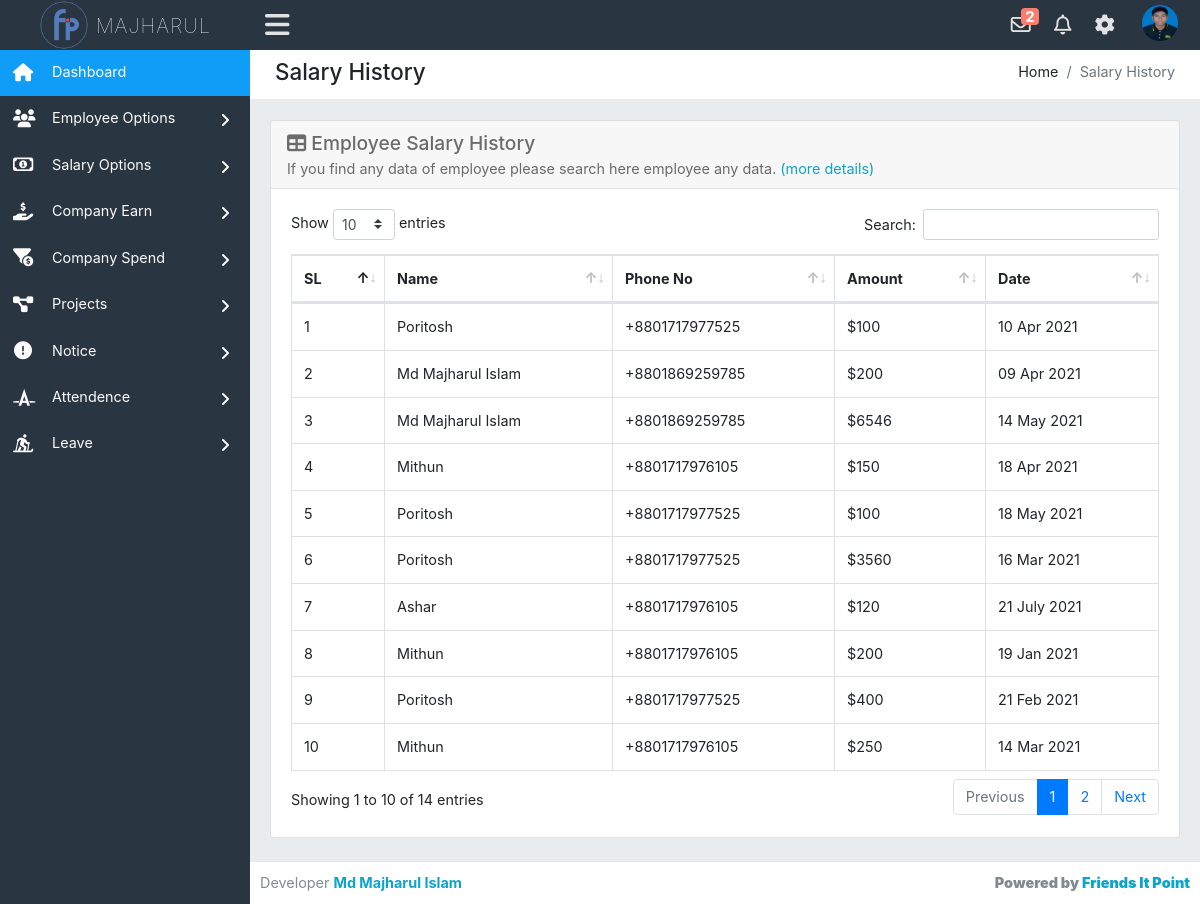
/admin/salaryHistory.php (signed in), run on the app's committed database.
### tables this page shows
CREATE TABLE `empsalary` (
  `salaryid` int(100) NOT NULL,
  `emp_id` int(100) NOT NULL,
  `amount` int(50) NOT NULL,
  `send_date` varchar(40) NOT NULL,
  `currentdate` varchar(25) NOT NULL
);

CREATE TABLE `employee_info` (
  `id` int(11) NOT NULL,
  `employee_id` int(50) NOT NULL,
  `emp_fullname` varchar(100) NOT NULL,
  `emp_mail` varchar(50) NOT NULL,
  `emp_phone` int(20) NOT NULL,
  `emp_designation` varchar(50) NOT NULL,
  `emp_salary` varchar(50) NOT NULL,
  `emp_address` varchar(100) NOT NULL,
  `emp_password` varchar(150) NOT NULL,
  `emp_bio` varchar(1000) NOT NULL,
  `profile_pic` varchar(50) NOT NULL,
  `register_timedate` timestamp NOT NULL DEFAULT current_timestamp(),
  `total_salary` varchar(100) NOT NULL
);

### admin/salaryHistory.php (the view, shortened to what this page needs)
<?php require_once('header.php'); ?>
<div class="row">
    <div class="col-xl-12">
        <div class="breadcrumb-holder">
            <h1 class="main-title float-left">Salary History</h1>
            <ol class="breadcrumb float-right">
                <li class="breadcrumb-item">Home</li>
                <li class="breadcrumb-item active">Salary History</li>
            </ol>
            <div class="clearfix"></div>
        </div>
    </div>
</div>
<div class="row">
    <div class="col-xs-12 col-sm-12 col-md-12 col-lg-12 col-xl-12">
        <div class="card mb-3">
            <div class="card-header">
                <h3><i class="fas fa-table"></i> Employee Salary History</h3>
               	If you find any data of employee please search here employee any data.
                <a target="_blank" href="emAll.php">(more details)</a>
            </div>
            <div class="card-body">
                <div class="table-responsive">
                    <div id="dataTable_wrapper" class="dataTables_wrapper dt-bootstrap4 no-footer">
                    	<div class="row">
                    		<div class="col-sm-12">
                    			<table id="dataTable" class="table table-bordered table-hover display dataTable no-footer" style="width: 100%;" role="grid" aria-describedby="dataTable_info">
                        			<thead>
			                            <tr role="row">
			                            	<th class="sorting_asc" tabindex="0" aria-controls="dataTable" rowspan="1" colspan="1" aria-sort="ascending">SL
			                            	</th>
			                            	<th class="sorting" tabindex="0" aria-controls="dataTable" rowspan="1" colspan="1">Name
			                            	</th>
			                            	<th class="sorting" tabindex="0" aria-controls="dataTable" rowspan="1" colspan="1">Phone No
			                            	</th>
			                            	<th class="sorting" tabindex="0" aria-controls="dataTable" rowspan="1" colspan="1">Amount
			                            	</th>
			                            	<th class="sorting" tabindex="0" aria-controls="dataTable" rowspan="1" colspan="1">Date
			                            	</th>
			                            </tr>
                        			</thead>
                    				<tbody>
				                    	<?php
					                        $salaryH = $pdo->prepare('SELECT * FROM empsalary');
					                        $salaryH->execute();
					                        $result = $salaryH->fetchAll(PDO::FETCH_ASSOC);
					                        $sl = 1;
					                        foreach ($result as $salaries) :
                     					?>
					                    <tr>
					                      <td><?php echo $sl;$sl++; ?></td>
					                      <?php
					                        $stm = $pdo->prepare('SELECT * FROM employee_info');
					                        $stm->execute();
					                        $allem = $stm->fetchAll(PDO::FETCH_ASSOC);
					                        foreach($allem as $row) :
					                          if($salaries['emp_id'] == $row['id']) :
					                      ?>
					                        <td><?php echo $row['emp_fullname']; ?></td>
					                        <td>+880<?php echo $row['emp_phone']; ?></td>
					                      <?php endif; endforeach; ?>
					                      <td>$<?php echo $salaries['amount'] ?></td>
					                      <td>
					                          <?php
					                              $send_date = $salaries['send_date'];
					                              $day = substr($send_date,8,2);
					                              $month = substr($send_date,5,2);
					                              $year = substr($send_date,0,4);
					                              if($month == '01') { $month = 'Jan';}
					                              if($month == '02') { $month = 'Feb';}
					                              if($month == '03') { $month = 'Mar';}
					                              if($month == '04') { $month = 'Apr';}
					                              if($month == '05') { $month = 'May';}
					                              if($month == '07') { $month = 'July';}
					                              if($month == '08') { $month = 'Aug';}
					                              if($month == '12') { $month = 'Dec';}
					                              echo $day." ".$month." ".$year;
					                           ?>
					                      </td>
					                    </tr>
					                  <?php endforeach; ?>
				                    </tbody>
				                </table>
				            </div>
				        </div>
        			</div>
                </div>
            </div>
        </div>
    </div>
</div>
<?php require_once('footer.php'); ?>

### admin/header.php (shortened to what this page needs)
<?php require_once('../config.php'); ?>
<!DOCTYPE html>
<html lang="en">
<head>
    <link href="../assets/css/bootstrap.min.css" rel="stylesheet" type="text/css" />
    <link href="../assets/font-awesome/css/all.css" rel="stylesheet" type="text/css" />
    <link rel="stylesheet" href="../fancybox-master/dist/jquery.fancybox.min.css">
    <link rel="stylesheet" href="../livedatetime/clock.css">
    <link rel="stylesheet" href="../livedatetime/calendar.css">
    <link href='https://netdna.bootstrapcdn.com/font-awesome/3.2.1/css/font-awesome.css' rel='stylesheet' type='text/css'>
    <link rel="stylesheet" type="text/css" href="../assets/css/dataTables.bootstrap.min.css" />
    <link rel="stylesheet" type="text/css" href="../assets/plugins/datatables/datatables.min.css" />
    <link href="../assets/css/style.css" rel="stylesheet" type="text/css" />
</head>
<body class="adminbody">
    <div id="main">
        <div class="headerbar">
            <?php
                $stm = $pdo->prepare('SELECT * FROM admin_info WHERE admin_id=?');
                $stm->execute(array($_SESSION['logged_in']));
                $rslt = $stm->fetchAll(PDO::FETCH_ASSOC);
                foreach($rslt as $row) :
            ?>
            <div class="headerbar-left">
                <a href="index.php" class="logo">
                    <img alt="Logo" src="../assets/images/logo.png" />
                    <span><?php echo $row['admin_name']; ?></span>
                </a>
            </div>
            <nav class="navbar-custom">
                <ul class="list-inline float-right mb-0">
                    <li class="list-inline-item dropdown notif">
                        <a class="nav-link dropdown-toggle arrow-none" data-toggle="dropdown" href="#" aria-haspopup="false" aria-expanded="false">
                            <i class="far fa-envelope"></i>
                            <?php
                                $notify_s = $pdo->prepare('SELECT * FROM notification WHERE type=? AND status=? ORDER BY date DESC');
                                $notify_s->execute(array('salary','unread'));
                                $notify_result = $notify_s->fetchAll(PDO::FETCH_ASSOC);
                                if(count($notify_result) > 0 ) :
                             ?>
                            <span class="mycounter"><?php echo count($notify_result); ?></span>
                            <?php endif; ?>
                        </a>
                    </li>
                    <li class="list-inline-item dropdown notif">
                        <a class="nav-link dropdown-toggle arrow-none" data-toggle="dropdown" href="#" aria-haspopup="false" aria-expanded="false">
                            <i class="far fa-bell"></i>
                        </a>
                    </li>
                    <li class="list-inline-item dropdown notif">
                        <a class="nav-link dropdown-toggle arrow-none" data-toggle="dropdown" href="#" aria-haspopup="false" aria-expanded="false">
                            <i class="fas fa-cog"></i>
                        </a>
                    </li>
                    <li class="list-inline-item dropdown notif">
                        <a class="nav-link dropdown-toggle nav-user" data-toggle="dropdown" href="#" aria-haspopup="false" aria-expanded="false">
                            <?php if($row['admin_pic'] != 'avatar') : ?>
                            <img src="../uploads/<?php echo $row['admin_pic']; ?>" alt="Profile image" class="avatar-rounded">
                            <?php else : ?>
                            <img src="../assets/images/avatars/admin.png" alt="Profile image" class="avatar-rounded">
                        </a>
                        <?php endif; endforeach; ?>
                    </li>
                </ul>
                <ul class="list-inline menu-left mb-0">
                    <li class="float-left">
                        <button class="button-menu-mobile open-left">
                            <i class="fas fa-bars"></i>
                        </button>
                    </li>
                </ul>
            </nav>
        </div>
        <div class="left main-sidebar">
            <div class="sidebar-inner leftscroll">
                <div id="sidebar-menu">
                    <ul>
                        <li class="submenu">
                            <a class="active" href="index.php">
                                <i class="fas fa-home"></i>
                                <span> Dashboard </span>
                            </a>
                        </li>
                        <li class="submenu">
                            <a id="tables" href="#">
                                <i class="fas fa-users"></i>
                                <span> Employee Options </span>
                                <span class="menu-arrow"></span>
                            </a>
                        </li>
                        <li class="submenu">
                            <a id="tables" href="#">
                                <i class="far fa-money-bill-alt"></i>
                                <span> Salary Options </span>
                                <span class="menu-arrow"></span>
                            </a>
                        </li>
                        <li class="submenu">
                            <a id="tables" href="#">
                                <i class="fas fa-hand-holding-usd"></i>
                                <span> Company Earn </span>
                                <span class="menu-arrow"></span>
                            </a>
                        </li>
                        <li class="submenu">
                            <a id="tables" href="#">
                                <i class="fas fa-funnel-dollar"></i>
                                <span> Company Spend </span>
                                <span class="menu-arrow"></span>
                            </a>
                        </li>
                        <li class="submenu">
                            <a id="tables" href="#">
                                <i class="fas fa-project-diagram"></i>
                                <span> Projects </span>
                                <span class="menu-arrow"></span>
                            </a>
                        </li>
                        <li class="submenu">
                            <a id="tables" href="#">
                                <i class="fas fa-exclamation-circle"></i>
                                <span> Notice </span>
                                <span class="menu-arrow"></span>
                            </a>
                        </li>
                        <li class="submenu">
                            <a id="tables" href="#">
                                <i class="fab fa-autoprefixer"></i>
                                <span> Attendence </span>
                                <span class="menu-arrow"></span>
                            </a>
                        </li>
                        <li class="submenu">
                            <a id="tables" href="#">
                                <i class="fas fa-skiing-nordic"></i>
                                <span> Leave </span>
                                <span class="menu-arrow"></span>
                            </a>
                        </li>
                    </ul>
                </div>
            </div>
        </div>
        <div class="content-page">
            <div class="content">
                <div class="container-fluid">

### livedatetime/clock.css (style rules this page uses)
* { margin: 0; padding: 0; box-sizing: border-box; }

### data on the page
empsalary: amount "100", send_date "10", send_date "Apr", send_date "2021"
employee_info: emp_fullname "Poritosh", emp_phone "1717977525"
empsalary: amount "200", send_date "09", send_date "Apr", send_date "2021"
employee_info: emp_fullname "Md Majharul Islam", emp_phone "1869259785"
empsalary: amount "6546", send_date "14", send_date "May", send_date "2021"
empsalary: amount "150", send_date "18", send_date "Apr", send_date "2021"
employee_info: emp_fullname "Mithun", emp_phone "1717976105"
empsalary: amount "100", send_date "18", send_date "May", send_date "2021"
empsalary: amount "3560", send_date "16", send_date "Mar", send_date "2021"
empsalary: amount "120", send_date "21", send_date "July", send_date "2021"
employee_info: emp_fullname "Ashar", emp_phone "1717976105"
empsalary: amount "200", send_date "19", send_date "Jan", send_date "2021"
empsalary: amount "400", send_date "21", send_date "Feb", send_date "2021"
empsalary: amount "250", send_date "14", send_date "Mar", send_date "2021"

### other printed values
$row['admin_name'] "MAJHARUL"
count($notify_result) "2"
